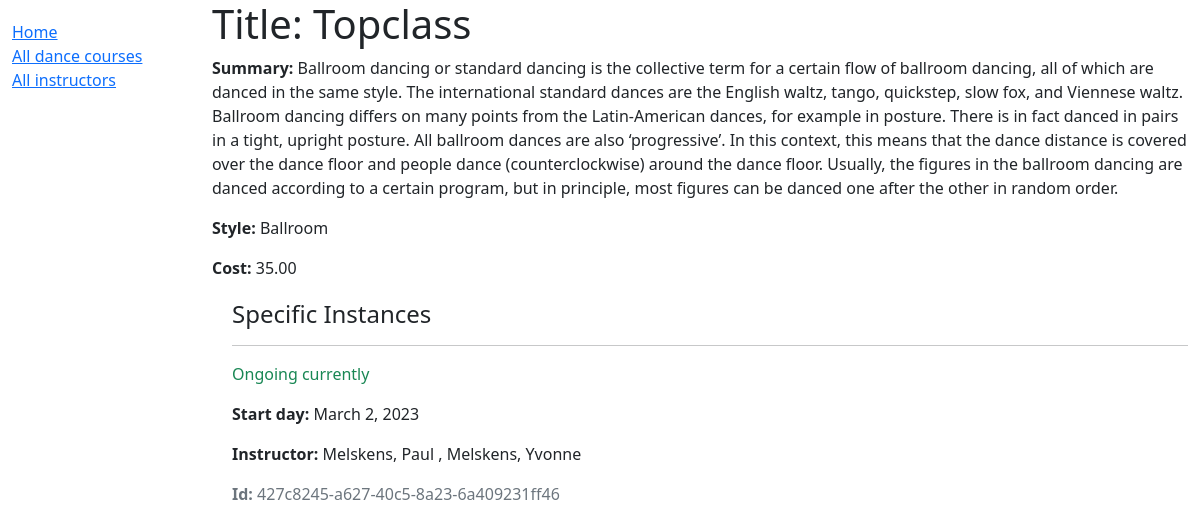
The app's page /catalog/dance_course/2 with its own data.
### catalog/models.py (models this page shows, shortened)
class Dance_course(models.Model):
    title = models.CharField(max_length=200)
    '''not needed for my class: foreign key
    # Foreign Key used because book can only have one author, but authors can have multiple books
    # Author is a string rather than an object because it hasn't been declared yet in the file
    author = models.ForeignKey('Author', on_delete=models.SET_NULL, null=True)
    '''
    summary = models.TextField(max_length=1000, help_text='Enter a brief description of the dance course')
    ''' not needed
    isbn = models.CharField('ISBN', max_length=13, unique=True,
                             help_text='13 Character <a href="https://www.isbn-international.org/content/what-isbn">ISBN number</a>')
    '''
    ''' many to many
    # ManyToManyField used because genre can contain many books. Books can cover many genres.
    # Genre class has already been defined so we can specify the object above.
    genre = models.ManyToManyField(Genre, help_text='Select a genre for this book')
    '''
    style = models.ForeignKey('Style', on_delete=models.SET_NULL, null=True)
    cost = models.DecimalField(max_digits=5, decimal_places=2)

class Style(models.Model):
    name = models.CharField(max_length=200, help_text='Enter a dance style (e.g. Salsa)')
    PARTNER_STRUCTURE = (
        ('s', 'solo dance'),
        ('p', 'partnered'),
    )
    partner_needed = models.CharField(
        max_length=1,
        choices=PARTNER_STRUCTURE,
        blank=True,
        default='p',
        help_text='enter whether this is a pair dance with partner (e.g. Ballroom) or a solo dance (e.g. Hip hop)',
    )
    def __str__(self):
        return self.name

class Dance_course_instance(models.Model):
    id = models.UUIDField(primary_key=True, default=uuid.uuid4, help_text='Unique ID for this particular run of a specific dance course e.g. in one particular semester')
    dance_course = models.ForeignKey('Dance_course', on_delete=models.RESTRICT, null=True)
    start_date = models.DateField(null=True, blank=True)
    DAYS = (
        ('mo', 'Monday'),
        ('tu', 'Tuesday'),
        ('we', 'Wednesday'),
        ('th', 'Thursday'),
        ('fr', 'Friday'),
        ('sa', 'Saturday'),
        ('su', 'Sunday'),
    )
    day = models.CharField(
        max_length=2,
        choices=DAYS,
        blank=True,
        default='mo',
        help_text= 'On which day is the course?'
    )
    time = models.CharField(max_length=14, blank=True)
    RUN_STATUS = (
        ('f', 'Finished'),
        ('o', 'Ongoing currently'),
        ('n', 'not yet started'),
    )
    running = models.CharField(
        max_length=1,
        choices=RUN_STATUS,
        blank=True,
        default='n',
        help_text='Is the course currently running, finished in the past or will start to be held in the future',
    )
    instructor = models.ManyToManyField('Instructor', help_text='Select instructor(s) for this dance course instance')
    class Meta:
        ordering = ['start_date']

class Instructor(models.Model):
    first_name = models.CharField(max_length=100)
    last_name = models.CharField(max_length=100)
    date_of_birth = models.DateField(null=True, blank=True)
    speaks_language = models.ManyToManyField(Language, help_text='Select language(s) the instructor can teach in')
    slug = models.SlugField(null = True)
    class Meta:
        ordering = ['first_name', 'last_name']
    def __str__(self):
        return f'{self.last_name}, {self.first_name}'

### catalog/views.py (the view)
# urls.py: path('dance_course/<int:pk>', views.Dance_courseDetailView.as_view(), name='dance_course-detail'),
class Dance_courseDetailView(generic.DetailView):
    model = Dance_course
    paginate_by = 3

### catalog/templates/catalog/dance_course_detail.html
{% extends "base_generic.html" %}
{% block content %}
  <h1>Title: {{ dance_course.title }}</h1>
<p><strong>Summary:</strong> {{ dance_course.summary }}</p>
<p><strong>Style:</strong> {{ dance_course.style }}</p>
<p><strong>Cost:</strong> {{ dance_course.cost }}</p>
<div style="margin-left:20px;margin-top:20px">
  <h4>Specific Instances</h4>
  {% for instance in dance_course.dance_course_instance_set.all %}
    <hr />
    <p
      class="{% if instance.running == 'o' %}text-success{% elif instance.running == 'f' %}text-danger{% else %}text-warning{% endif %}">
      {{ instance.get_running_display }}
    </p>
    {% if instance.running != 'o' %}
        <p><strong>Start day:</strong> {{ instance.start_date }}</p>
    {% else %}
        <p><strong>Start day:</strong> {{ instance.start_date }}</p>
    {% endif %}
    <p><strong>Instructor:</strong> {{ instance.instructor.all|join:" , " }}</p>
    <p class="text-muted"><strong>Id:</strong> {{ instance.id }}</p>
  {% endfor %}
</div>
{% endblock %}

### records on screen
Dance_course: summary "Ballroom dancing or standard dancing is the collective term for a certain flow of ballroom dancing, all of which are danced in the same style. The international standard dances are the English waltz, tango, quickstep, slow fox, and Viennese waltz. Ballroom dancing differs on many points from the Latin-American dances, for example in posture. There is in fact danced in pairs in a tight, upright posture. All ballroom dances are also ‘progressive’. In this context, this means that the dance distance is covered over the dance floor and people dance (counterclockwise) around the dance floor. Usually, the figures in the ballroom dancing are danced according to a certain program, but in principle,…", style "Ballroom", cost "35.00"
Dance_course_instance: running "Ongoing currently", start_date "March 2, 2023", instructor.all "Melskens, Paul , Melskens, Yvonne", id "427c8245-a627-40c5-8a23-6a409231ff46"
